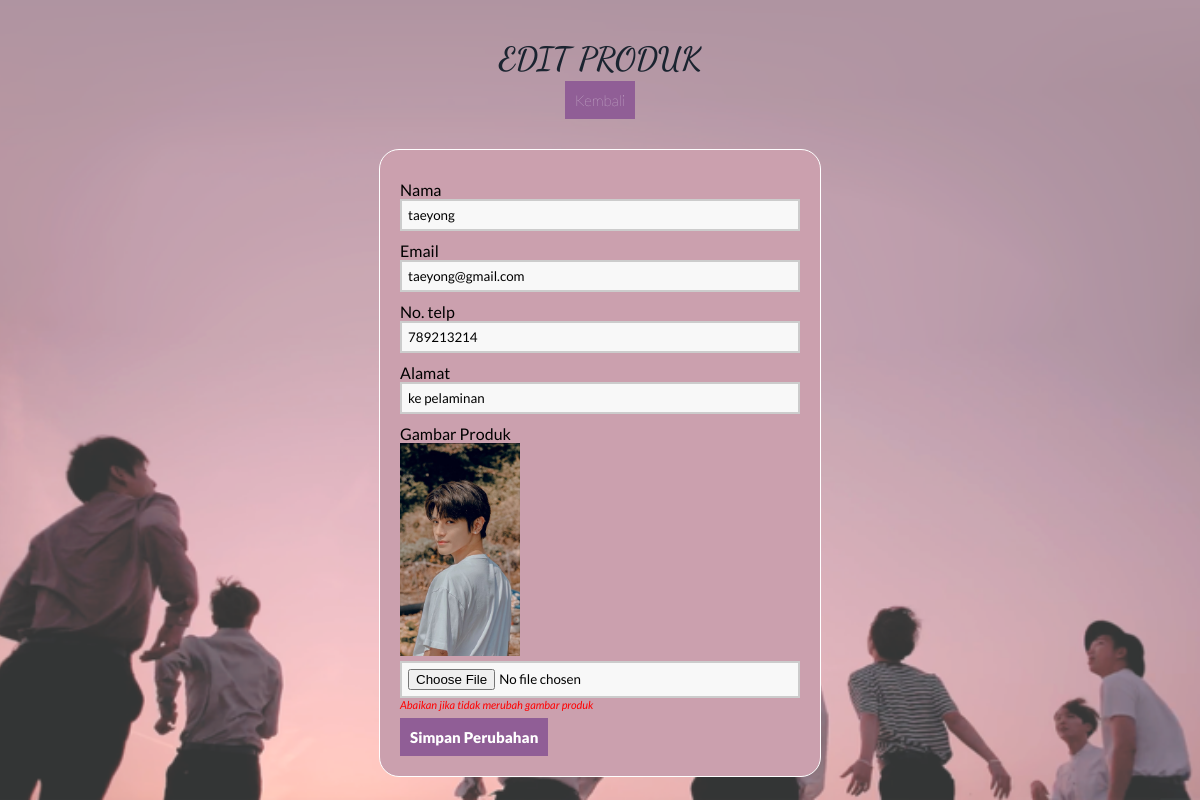
The app's page /crud/edit_produk.php?id=5 with its own data.
### tables this page shows
CREATE TABLE `message` (
  `id` int(50) NOT NULL,
  `nama` varchar(50) NOT NULL,
  `email` varchar(50) NOT NULL,
  `notelp` int(30) NOT NULL,
  `pesan` varchar(255) NOT NULL,
  `gambar_produk` varchar(255) NOT NULL
);

### crud/edit_produk.php (the view, shortened to what this page needs)
<?php
include 'koneksi.php';
  if (isset($_GET['id'])) {
    $id = ($_GET["id"]);
    $query = "SELECT * FROM message WHERE id='$id'";
    $result = mysqli_query($koneksi, $query);
    $data = mysqli_fetch_assoc($result);
  } else {
    echo "<script>alert('Masukkan data id.');window.location='index.php';</script>";
  }
  ?>
<!DOCTYPE html>
<html>
<head>
    <link rel="stylesheet" href="https://cdnjs.cloudflare.com/ajax/libs/font-awesome/6.2.0/css/all.min.css"
 />
    <link rel="stylesheet" href="style1.css">
</head>
<body>
    <div class="center">
        <h1>Edit Produk</h1>
        <div class="link">
            <a href="index.php">Kembali</a>
        </div>
    </div>
    <form method="POST" action="proses_edit.php" enctype="multipart/form-data">
        <section class="base">
            <div>
                <label>Nama</label>
                <input type="text" name="nama" value="<?php echo $data['nama']; ?>" autofocus="" required="" />
            </div>
            <div>
                <label>Email</label>
                <input type="text" name="email" value="<?php echo $data['email']; ?>" />
            </div>
            <div>
                <label>No. telp</label>
                <input type="text" name="notelp" required="" value="<?php echo $data['notelp']; ?>" />
            </div>
            <div>
                <label>Alamat</label>
                <input type="text" name="pesan" required="" value="<?php echo $data['pesan']; ?>" />
            </div>
            <div>
                <label>Gambar Produk</label>
                <img src="img/<?php echo $data['gambar_produk']; ?>"
                    style="width: 120px;float: left;margin-bottom: 5px;">
                <input type="file" name="gambar_produk" />
                <i style="float: left;font-size: 11px;color: red">Abaikan jika tidak merubah gambar produk</i>
            </div>
            <div>
                <button type="submit">Simpan Perubahan</button>
            </div>
        </section>
    </form>
</body>
</html>

### crud/style1.css (style rules this page uses)
* { margin: 0; padding: 0; font-family: 'Lato', sans-serif; }
body { width: 100%; height: 100vh; background: url(img/download.png); background-position: center; background-size: cover; }
.center { text-align: center; padding: 40px 0; }
.center h1 { padding-bottom: 12px; font-family: 'Dancing Script', cursive; }
.center .link a { text-align: center; background-color: #905E96; color: #fff; padding: 10px; text-decoration: none; font-size: 15px; }
h1 { text-transform: uppercase; color: #1B2430; }
a { color: #fff; padding: 10px; text-decoration: none; font-size: 10px; font-weight: 200; }
button { display: flex; justify-content: center; background-color: #905E96; color: #fff; padding: 10px; text-decoration: none; font-size: 15px; border: 0px; margin-top: 20px; font-weight: 800; cursor: pointer; }
label { margin-top: 10px; float: left; text-align: left; width: 100%; }
input { padding: 6px; width: 100%; box-sizing: border-box; background: #f8f8f8; border: 2px solid #ccc; outline-color: #905E96; }
div { width: 100%; height: auto; }
.base { border-radius: 20px; border: solid 1px white; width: 400px; height: auto; padding: 20px; margin-left: auto; margin-right: auto; background: #CBA0AE; }

### records on screen
message: nama "taeyong", email "taeyong@gmail.com", notelp "789213214", pesan "ke pelaminan", gambar_produk (picture)
